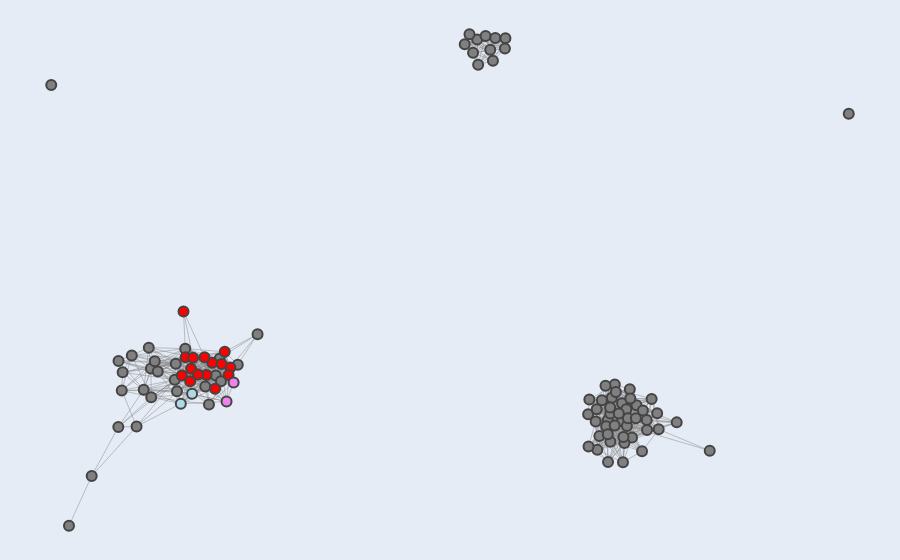

Source (notebook cell):
### Markdown cell above
## Figure F

### Code cell
# nodes to be highlighted
red_nodes = ['R03D7.2', 'bath-45', 'C04G6.6', 'C08F11.7', 'C38D9.2', 'F15D4.5', 'F41G4.7', 'F58H7.5', 'fbxb-97', 'K09H9.7', 'rnh-1.3', 
             'scrm-4', 'T02G5.4', 'timm-17B.2', 'Y48G1BM.6']
light_blue_nodes = ['C18D4.6', 'Y20F4.4'] 
violet_nodes = ['W09B7.2', 'W09B7.1']

G, pos, partition = load_graph_positions_and_clusters()

# initialize dictionary to hold node priorities
node_priorities = {}

# assign priorities based on color groups
for node in G.nodes():
    if node in violet_nodes:
        node_priorities[node] = 4
    elif node in light_blue_nodes:
        node_priorities[node] = 3
    elif node in red_nodes:
        node_priorities[node] = 2
    else:  
        node_priorities[node] = 1 
        
# sort nodes by priority
sorted_nodes = sorted(G.nodes(), key=lambda node: node_priorities[node])

# prepare edge trace
edge_x = []
edge_y = []
for edge in G.edges():
    x0, y0 = pos[edge[0]]
    x1, y1 = pos[edge[1]]
    edge_x.extend([x0, x1, None])
    edge_y.extend([y0, y1, None])
edge_trace = go.Scatter(x=edge_x, y=edge_y, line=dict(width=0.5, color='#888'), hoverinfo='none', mode='lines')

# prepare node trace
hover_texts = []
node_colors = []
for node in sorted_nodes:
    if node in violet_nodes:
        node_colors.append('violet')
    elif node in light_blue_nodes:
        node_colors.append('lightblue')
    elif node in red_nodes:
        node_colors.append('red')
    else:
        node_colors.append('gray')

hover_texts = [f"Gene: {node}<br>Cluster ID: {partition[node]}<br>Top Neighbors: {', '.join(sorted(list(G.neighbors(node)))[:10])}" for node in sorted_nodes]

# append node data
node_trace = go.Scatter(
    x=[pos[node][0] for node in sorted_nodes], 
    y=[pos[node][1] for node in sorted_nodes], 
    mode='markers', 
    hoverinfo='text',
    marker=dict(showscale=False, size=10, color=node_colors, line_width=2),
    text=hover_texts)

# create figure
fig = go.Figure(data=[edge_trace, node_trace], 
                layout=go.Layout(
                    showlegend=False,
                    hovermode='closest',
                    margin=dict(b=0, l=0, r=0, t=0),
                    xaxis=dict(showgrid=False, zeroline=False, showticklabels=False),
                    yaxis=dict(showgrid=False, zeroline=False, showticklabels=False)))

fig.show()

### Figure 1 — Plotly figure (JSON) as saved in the notebook; plotly's stock layout.template omitted (floating-point values rounded to 4 significant figures; data arrays with more than 128 entries replaced by an {"elided": "..."} marker saying what was removed)
{"data": [{"hoverinfo": "none", "line": {"color": "#888", "width": 0.5}, "mode": "lines", "type": "scatter", "x": {"elided": "2697 float values"}, "y": {"elided": "2697 float values"}}, {"hoverinfo": "text", "marker": {"color": ["gray", "gray", "gray", "gray", "gray", "gray", "gray", "gray", "gray", "gray", "gray", "gray", "gray", "gray", "gray", "gray", "gray", "gray", "gray", "gray", "gray", "gray", "gray", "gray", "gray", "gray", "gray", "gray", "gray", "gray", "gray", "gray", "gray", "gray", "gray", "gray", "gray", "gray", "gray", "gray", "gray", "gray", "gray", "gray", "gray", "gray", "gray", "gray", "gray", "gray", "gray", "gray", "gray", "gray", "gray", "gray", "gray", "gray", "gray", "gray", "gray", "gray", "gray", "gray", "gray", "gray", "gray", "gray", "gray", "gray", "gray", "gray", "gray", "gray", "gray", "gray", "gray", "gray", "gray", "gray", "gray", "red", "red", "red", "red", "red", "red", "red", "red", "red", "red", "red", "red", "red", "red", "red", "lightblue", "lightblue", "violet", "violet"], "line": {"width": 2}, "showscale": false, "size": 10}, "mode": "markers", "text": ["Gene: C55C3.3<br>Cluster ID: 1<br>Top Neighbors: C09G5.7", "Gene: ceh-20<br>Cluster ID: 0<br>Top Neighbors: C04G6.6, C08F11.7, C18D4.6, C38C3.3, C38D9.2, F40D4.13, F58H7.5, K09H9.7, R06C1.4, T02G5.4", "Gene: C09G5.7<br>Cluster ID: 1<br>Top Neighbors: C38C3.3, C55C3.3, clp-6", "Gene: C38C3.3<br>Cluster ID: 0<br>Top Neighbors: C04G6.6, C09G5.7, C18D4.6, ceh-20, clp-6, pan-1", "Gene: E01G4.5<br>Cluster ID: 2<br>Top Neighbors: F39E9.7, F39F10.4, H09G03.1, K02E2.6, W04B5.1, W04B5.2, W05H12.2, Y17D7B.4, Y37E11B.2, ZK402.3", "Gene: K02E2.6<br>Cluster ID: 2<br>Top Neighbors: E01G4.5, F39E9.7, F39F10.4, H09G03.1, W04B5.1, W04B5.2, W05H12.2, Y17D7B.4, Y37E11B.2, ZK402.3", "Gene: spe-41<br>Cluster ID: 0<br>Top Neighbors: C04G6.6, C08F11.7, C18D4.6, C38D9.2, F15D4.5, F40D4.13, F41G4.7, F58H7.5, K09H9.7, T16G12.4", "Gene: R03H10.6<br>Cluster ID: 0<br>Top Neighbors: C04G6.6, C08F11.7, F40D4.13, T20F7.1, citk-1, fbxb-97, glit-1, gly-13, lin-15B", "Gene: his-24<br>Cluster ID: 0<br>Top Neighbors: C38D9.2, F15D4.5, F41G4.7, F58H7.5, T02G5.4, T16G12.4, Y48G1BM.6, bath-45, ceh-20, fbxa-192", "Gene: F39E9.7<br>Cluster ID: 2<br>Top Neighbors: E01G4.5, F39F10.4, H09G03.1, K02E2.6, W04B5.1, W04B5.2, W05H12.2, Y17D7B.4, Y37E11B.2, ZK402.3", "Gene: F40D4.13<br>Cluster ID: 0<br>Top Neighbors: C04G6.6, C08F11.7, C38D9.2, F15D4.5, F41G4.7, F58H7.5, K09H9.7, R03D7.2, R03H10.6, T02G5.4", "Gene: fbxa-192<br>Cluster ID: 0<br>Top Neighbors: C04G6.6, T16G12.4, W06A11.4, W09B7.1, Y48G1BM.6, bath-45, ceh-20, his-24", "Gene: W04B5.1<br>Cluster ID: 2<br>Top Neighbors: E01G4.5, F39E9.7, F39F10.4, H09G03.1, K02E2.6, W04B5.2, W05H12.2, Y17D7B.4, Y37E11B.2, ZK402.3", "Gene: gly-13<br>Cluster ID: 0<br>Top Neighbors: C04G6.6, C08F11.7, F40D4.13, R03H10.6, T02G5.4, T20F7.1, W06A11.4, Y20F4.4, bath-45, ceh-20", "Gene: F39F10.4<br>Cluster ID: 2<br>Top Neighbors: E01G4.5, F39E9.7, H09G03.1, K02E2.6, W04B5.1, W04B5.2, W05H12.2, Y17D7B.4, Y37E11B.2, ZK402.3", "Gene: R06C1.4<br>Cluster ID: 0<br>Top Neighbors: C04G6.6, C18D4.6, C38D9.2, F15D4.5, K09H9.7, T02G5.4, T16G12.4, T20F7.1, W09B7.2, Y20F4.4", "Gene: pyk-1<br>Cluster ID: 3<br>Top Neighbors: cdc-48.1, eel-1", "Gene: clp-6<br>Cluster ID: 0<br>Top Neighbors: C09G5.7, C38C3.3, T02G5.4, W06A11.4, citk-1", "Gene: saeg-1<br>Cluster ID: 0<br>Top Neighbors: C04G6.6, C08F11.7, C38D9.2, F15D4.5, F41G4.7, F58H7.5, K09H9.7, T16G12.4, W09B7.1, Y20F4.4", "Gene: Y17D7B.4<br>Cluster ID: 2<br>Top Neighbors: E01G4.5, F39E9.7, F39F10.4, H09G03.1, K02E2.6, W04B5.1, W04B5.2, W05H12.2, Y37E11B.2, ZK402.3", "Gene: glit-1<br>Cluster ID: 0<br>Top Neighbors: C04G6.6, C38D9.2, F40D4.13, R03H10.6, T02G5.4, T16G12.4, T20F7.1, Y20F4.4, Y48G1BM.6, bath-45", "Gene: pan-1<br>Cluster ID: 0<br>Top Neighbors: C38C3.3, R06C1.4, T20F7.1, W06A11.4, ceh-20, citk-1, elf-1, gly-13, qdpr-1", "Gene: saeg-2<br>Cluster ID: 0<br>Top Neighbors: C04G6.6, C08F11.7, C38D9.2, F15D4.5, F40D4.13, F41G4.7, F58H7.5, K09H9.7, T02G5.4, T16G12.4", "Gene: T16G12.4<br>Cluster ID: 0<br>Top Neighbors: C04G6.6, C18D4.6, F41G4.7, F58H7.5, K09H9.7, R06C1.4, T02G5.4, W09B7.1, W09B7.2, Y20F4.4", "Gene: W04B5.2<br>Cluster ID: 2<br>Top Neighbors: E01G4.5, F39E9.7, F39F10.4, H09G03.1, K02E2.6, W04B5.1, W05H12.2, Y17D7B.4, Y37E11B.2, ZK402.3", "Gene: Y47H10A.5<br>Cluster ID: 4<br>Top Neighbors: ", "Gene: H09G03.1<br>Cluster ID: 2<br>Top Neighbors: E01G4.5, F39E9.7, F39F10.4, K02E2.6, W04B5.1, W04B5.2, W05H12.2, Y17D7B.4, Y37E11B.2, ZK402.3", "Gene: ZK402.3<br>Cluster ID: 2<br>Top Neighbors: E01G4.5, F39E9.7, F39F10.4, H09G03.1, K02E2.6, W04B5.1, W04B5.2, W05H12.2, Y17D7B.4, Y37E11B.2", "Gene: pdfr-1<br>Cluster ID: 0<br>Top Neighbors: C08F11.7, C18D4.6, F40D4.13, K09H9.7, T20F7.1, fbxb-97, glit-1, gly-13, lin-15B, rnh-1.3", "Gene: T20F7.1<br>Cluster ID: 0<br>Top Neighbors: C04G6.6, C08F11.7, F40D4.13, K09H9.7, R03H10.6, R06C1.4, T02G5.4, ceh-20, citk-1, elf-1", "Gene: lin-15B<br>Cluster ID: 0<br>Top Neighbors: R03H10.6, T20F7.1, ceh-20, citk-1, glit-1, gly-13, pdfr-1, qdpr-1", "Gene: hsp-4<br>Cluster ID: 3<br>Top Neighbors: cdc-48.1, cdk-1, cey-2, deps-1, egg-6, hil-4, hsp-1, hsp-90, ima-3, mcm-7", "Gene: W05H12.2<br>Cluster ID: 2<br>Top Neighbors: E01G4.5, F39E9.7, F39F10.4, H09G03.1, K02E2.6, W04B5.1, W04B5.2, Y17D7B.4, Y37E11B.2, ZK402.3", "Gene: par-5<br>Cluster ID: 3<br>Top Neighbors: cdc-48.1, cdk-1, cey-2, csr-1, deps-1, hrde-1, hsp-1, hsp-4, hsp-90, idh-1", "Gene: fkb-8<br>Cluster ID: 0<br>Top Neighbors: C38D9.2, F15D4.5, F41G4.7, his-24", "Gene: hrde-1<br>Cluster ID: 3<br>Top Neighbors: F34D10.4, ani-2, cdc-48.1, cdk-1, cey-2, csr-1, deps-1, eel-1, egg-6, gfat-2", "Gene: pgl-3<br>Cluster ID: 3<br>Top Neighbors: ani-2, cdc-48.1, cdk-1, cey-2, cpg-1, csr-1, daf-18, deps-1, eel-1, egg-6", "Gene: tba-2<br>Cluster ID: 3<br>Top Neighbors: ani-2, cdc-48.1, cdk-1, cey-2, csr-1, deps-1, hil-4, hmg-12, hrde-1, hsp-1", "Gene: tbb-2<br>Cluster ID: 3<br>Top Neighbors: ani-2, cdc-48.1, cdk-1, deps-1, hil-4, hsp-1, hsp-4, hsp-90, idh-1, ima-3", "Gene: W06A11.4<br>Cluster ID: 0<br>Top Neighbors: C04G6.6, C08F11.7, C18D4.6, T02G5.4, Y20F4.4, ceh-20, citk-1, clp-6, elf-1, fbxa-192", "Gene: qdpr-1<br>Cluster ID: 0<br>Top Neighbors: W06A11.4, ceh-20, elf-1, glit-1, gly-13, lin-15B, pan-1, timm-17B.2", "Gene: F34D10.4<br>Cluster ID: 3<br>Top Neighbors: cdk-1, csr-1, eel-1, hmg-12, hrde-1, mrp-4, top-2, wago-4", "Gene: Y37E11B.2<br>Cluster ID: 2<br>Top Neighbors: E01G4.5, F39E9.7, F39F10.4, H09G03.1, K02E2.6, W04B5.1, W04B5.2, W05H12.2, Y17D7B.4, ZK402.3", "Gene: vig-1<br>Cluster ID: 3<br>Top Neighbors: ani-2, cdc-48.1, cdk-1, cey-2, deps-1, hil-4, hmg-12, hrde-1, hsp-1, hsp-90", "Gene: hil-4<br>Cluster ID: 3<br>Top Neighbors: ani-1, ani-2, cdc-48.1, cdk-1, cey-2, csr-1, deps-1, hmg-12, hrde-1, hsp-1", "Gene: csr-1<br>Cluster ID: 3<br>Top Neighbors: F34D10.4, ani-2, cdc-48.1, cdk-1, cey-2, deps-1, eel-1, egg-6, hil-4, hrde-1", "Gene: citk-1<br>Cluster ID: 0<br>Top Neighbors: C04G6.6, C18D4.6, R03H10.6, R06C1.4, T16G12.4, T20F7.1, W06A11.4, Y20F4.4, ceh-20, clp-6", "Gene: deps-1<br>Cluster ID: 3<br>Top Neighbors: ani-2, cdc-48.1, cdk-1, cey-2, csr-1, eel-1, hil-4, hmg-12, hrde-1, hsp-1", "Gene: cdk-1<br>Cluster ID: 3<br>Top Neighbors: F34D10.4, ani-2, cdc-48.1, cey-2, csr-1, deps-1, eel-1, gfat-2, hil-4, hmg-12", "Gene: klp-7<br>Cluster ID: 3<br>Top Neighbors: ani-2, cdc-48.1, cdk-1, csr-1, eel-1, egg-6, hil-4, hmg-12, hrde-1, hsp-1", "Gene: hsp-90<br>Cluster ID: 3<br>Top Neighbors: ani-2, cdc-48.1, cdk-1, cey-2, csr-1, deps-1, hil-4, hmg-12, hrde-1, hsp-1", "Gene: mrp-4<br>Cluster ID: 3<br>Top Neighbors: F34D10.4, ani-2, cdc-48.1, cey-2, cpg-1, daf-18, eel-1, egg-6, gfat-2, hil-4", "Gene: cdc-48.1<br>Cluster ID: 3<br>Top Neighbors: ani-1, ani-2, cdk-1, cey-2, cpg-1, csr-1, daf-18, deps-1, eel-1, egg-6", "Gene: elf-1<br>Cluster ID: 0<br>Top Neighbors: F40D4.13, T20F7.1, W06A11.4, fbxb-97, glit-1, gly-13, pan-1, qdpr-1", "Gene: idh-1<br>Cluster ID: 3<br>Top Neighbors: ani-2, cdc-48.1, cdk-1, csr-1, deps-1, hil-4, hsp-1, hsp-90, ima-3, klp-7", "Gene: hsp-1<br>Cluster ID: 3<br>Top Neighbors: ani-2, cdc-48.1, cey-2, cpg-1, csr-1, deps-1, hil-4, hmg-12, hrde-1, hsp-4", "Gene: ani-2<br>Cluster ID: 3<br>Top Neighbors: ani-1, cdc-48.1, cdk-1, csr-1, deps-1, eel-1, hil-4, hmg-12, hrde-1, hsp-1", "Gene: eel-1<br>Cluster ID: 3<br>Top Neighbors: F34D10.4, ani-1, ani-2, cdc-48.1, cdk-1, csr-1, deps-1, egg-6, hrde-1, klp-15", "Gene: sea-2<br>Cluster ID: 5<br>Top Neighbors: ", "Gene: mcm-7<br>Cluster ID: 3<br>Top Neighbors: ani-1, ani-2, cdc-48.1, cdk-1, cey-2, cpg-1, csr-1, egg-6, gfat-2, hil-4", "Gene: ima-3<br>Cluster ID: 3<br>Top Neighbors: ani-2, cdc-48.1, cdk-1, csr-1, deps-1, hil-4, hmg-12, hrde-1, hsp-1, hsp-4", "Gene: daf-18<br>Cluster ID: 3<br>Top Neighbors: ani-1, cdc-48.1, cpg-1, egg-6, klp-15, mex-5, mrp-4, pgl-3, pod-1, puf-3", "Gene: mex-5<br>Cluster ID: 3<br>Top Neighbors: ani-1, ani-2, cdc-48.1, cey-2, cpg-1, daf-18, deps-1, egg-6, hil-4, hrde-1", "Gene: rpn-9<br>Cluster ID: 3<br>Top Neighbors: ani-1, ani-2, cdc-48.1, cdk-1, cey-2, csr-1, deps-1, eel-1, egg-6, hil-4", "Gene: cey-2<br>Cluster ID: 3<br>Top Neighbors: cdc-48.1, cdk-1, cpg-1, csr-1, deps-1, egg-6, gfat-2, hil-4, hmg-12, hrde-1", "Gene: cpg-1<br>Cluster ID: 3<br>Top Neighbors: cdc-48.1, cey-2, daf-18, egg-6, gfat-2, hsp-1, klp-15, mcm-7, mex-5, mrp-4", "Gene: wago-1<br>Cluster ID: 3<br>Top Neighbors: ani-2, cdc-48.1, cdk-1, cey-2, cpg-1, csr-1, deps-1, hil-4, hmg-12, hrde-1", "Gene: rme-2<br>Cluster ID: 3<br>Top Neighbors: ani-2, cdc-48.1, cey-2, cpg-1, daf-18, deps-1, egg-6, gfat-2, hil-4, hmg-12", "Gene: simr-1<br>Cluster ID: 3<br>Top Neighbors: ani-2, cpg-1, egg-6, gfat-2, hrde-1, klp-15, mcm-7, mrp-4, puf-3, rme-2", "Gene: set-2<br>Cluster ID: 3<br>Top Neighbors: csr-1, deps-1, eel-1, egg-6, hrde-1, ima-3, klp-7, mcm-7, mex-5, mrp-4", "Gene: mut-16<br>Cluster ID: 3<br>Top Neighbors: cey-2, csr-1, deps-1, hrde-1, hsp-4, ima-3, mcm-7, rpn-9, set-2, spd-5", "Gene: top-2<br>Cluster ID: 3<br>Top Neighbors: F34D10.4, ani-2, cdc-48.1, cdk-1, csr-1, deps-1, eel-1, egg-6, hmg-12, hrde-1", "Gene: spd-5<br>Cluster ID: 3<br>Top Neighbors: cdk-1, csr-1, deps-1, eel-1, hil-4, hmg-12, hrde-1, ima-3, klp-15, klp-7", "Gene: wago-4<br>Cluster ID: 3<br>Top Neighbors: F34D10.4, cdc-48.1, cey-2, csr-1, deps-1, eel-1, egg-6, hrde-1, ima-3, klp-15", "Gene: egg-6<br>Cluster ID: 3<br>Top Neighbors: cdc-48.1, cey-2, cpg-1, csr-1, daf-18, eel-1, gfat-2, hmg-12, hrde-1, hsp-4", "Gene: puf-3<br>Cluster ID: 3<br>Top Neighbors: ani-1, ani-2, cdc-48.1, cdk-1, cey-2, cpg-1, daf-18, egg-6, gfat-2, hil-4", "Gene: gfat-2<br>Cluster ID: 3<br>Top Neighbors: cdc-48.1, cdk-1, cey-2, cpg-1, egg-6, hrde-1, klp-15, mcm-7, mrp-4, pgl-3", "Gene: ani-1<br>Cluster ID: 3<br>Top Neighbors: ani-2, cdc-48.1, daf-18, eel-1, hil-4, mcm-7, mex-5, pod-1, puf-3, rpn-9", "Gene: pod-1<br>Cluster ID: 3<br>Top Neighbors: ani-1, ani-2, cdc-48.1, cdk-1, cey-2, cpg-1, csr-1, daf-18, eel-1, egg-6", "Gene: klp-15<br>Cluster ID: 3<br>Top Neighbors: cdc-48.1, cdk-1, cey-2, cpg-1, daf-18, eel-1, egg-6, gfat-2, hil-4, hmg-12", "Gene: hmg-12<br>Cluster ID: 3<br>Top Neighbors: F34D10.4, ani-2, cdc-48.1, cdk-1, cey-2, deps-1, egg-6, hil-4, hrde-1, hsp-1", "Gene: timm-17B.2<br>Cluster ID: 0<br>Top Neighbors: C04G6.6, C08F11.7, C38D9.2, F40D4.13, F41G4.7, F58H7.5, K09H9.7, T02G5.4, T20F7.1, bath-45", "Gene: C38D9.2<br>Cluster ID: 0<br>Top Neighbors: C04G6.6, C08F11.7, F15D4.5, F40D4.13, F41G4.7, F58H7.5, K09H9.7, R06C1.4, T02G5.4, W09B7.1", "Gene: C08F11.7<br>Cluster ID: 0<br>Top Neighbors: C04G6.6, C18D4.6, C38D9.2, F15D4.5, F40D4.13, F41G4.7, F58H7.5, K09H9.7, R03H10.6, T02G5.4", "Gene: T02G5.4<br>Cluster ID: 0<br>Top Neighbors: C04G6.6, C08F11.7, C38D9.2, F40D4.13, F41G4.7, K09H9.7, R06C1.4, T16G12.4, T20F7.1, W06A11.4", "Gene: F15D4.5<br>Cluster ID: 0<br>Top Neighbors: C04G6.6, C08F11.7, C38D9.2, F40D4.13, F41G4.7, F58H7.5, K09H9.7, R06C1.4, W09B7.1, W09B7.2", "Gene: rnh-1.3<br>Cluster ID: 0<br>Top Neighbors: C04G6.6, C08F11.7, C18D4.6, C38D9.2, F15D4.5, F40D4.13, F41G4.7, F58H7.5, K09H9.7, R06C1.4", "Gene: C04G6.6<br>Cluster ID: 0<br>Top Neighbors: C08F11.7, C18D4.6, C38C3.3, C38D9.2, F15D4.5, F40D4.13, F41G4.7, F58H7.5, K09H9.7, R03H10.6", "Gene: K09H9.7<br>Cluster ID: 0<br>Top Neighbors: C04G6.6, C08F11.7, C18D4.6, C38D9.2, F15D4.5, F40D4.13, F58H7.5, R06C1.4, T02G5.4, T16G12.4", "Gene: bath-45<br>Cluster ID: 0<br>Top Neighbors: C04G6.6, C08F11.7, C38D9.2, F15D4.5, F40D4.13, F41G4.7, F58H7.5, K09H9.7, R03D7.2, T02G5.4", "Gene: Y48G1BM.6<br>Cluster ID: 0<br>Top Neighbors: C04G6.6, C08F11.7, C38D9.2, F15D4.5, F41G4.7, F58H7.5, K09H9.7, T02G5.4, T16G12.4, W09B7.1", "Gene: fbxb-97<br>Cluster ID: 0<br>Top Neighbors: C04G6.6, C08F11.7, C38D9.2, F15D4.5, F40D4.13, F41G4.7, F58H7.5, K09H9.7, R03D7.2, R03H10.6", "Gene: F58H7.5<br>Cluster ID: 0<br>Top Neighbors: C04G6.6, C08F11.7, C38D9.2, F15D4.5, F40D4.13, F41G4.7, K09H9.7, T16G12.4, W09B7.1, Y48G1BM.6", "Gene: F41G4.7<br>Cluster ID: 0<br>Top Neighbors: C04G6.6, C08F11.7, C38D9.2, F15D4.5, F40D4.13, F58H7.5, T02G5.4, T16G12.4, W09B7.1, Y48G1BM.6", "Gene: scrm-4<br>Cluster ID: 0<br>Top Neighbors: C04G6.6, C08F11.7, C18D4.6, C38D9.2, F15D4.5, F58H7.5, K09H9.7, T16G12.4, Y48G1BM.6, bath-45", "Gene: R03D7.2<br>Cluster ID: 0<br>Top Neighbors: F40D4.13, bath-45, fbxb-97", "Gene: C18D4.6<br>Cluster ID: 0<br>Top Neighbors: C04G6.6, C08F11.7, C38C3.3, K09H9.7, R06C1.4, T16G12.4, W06A11.4, W09B7.2, Y20F4.4, ceh-20", "Gene: Y20F4.4<br>Cluster ID: 0<br>Top Neighbors: C04G6.6, C08F11.7, C18D4.6, C38D9.2, F15D4.5, K09H9.7, R06C1.4, T16G12.4, W06A11.4, W09B7.1", "Gene: W09B7.2<br>Cluster ID: 0<br>Top Neighbors: C04G6.6, C18D4.6, F15D4.5, R06C1.4, T16G12.4, W09B7.1, Y20F4.4, rnh-1.3, saeg-2, spe-41", "Gene: W09B7.1<br>Cluster ID: 0<br>Top Neighbors: C04G6.6, C08F11.7, C38D9.2, F15D4.5, F41G4.7, F58H7.5, K09H9.7, T16G12.4, W09B7.2, Y20F4.4"], "type": "scatter", "x": [-0.7783, -0.5371, -0.7265, -0.6242, 0.1548, 0.1432, -0.4435, -0.5963, -0.3933, 0.1526, -0.5132, -0.459, 0.1351, -0.5914, 0.1242, -0.532, 0.683, -0.6658, -0.4317, 0.1718, -0.5348, -0.6579, -0.4347, -0.4674, 0.1939, -0.8187, 0.2171, 0.1885, -0.5759, -0.5827, -0.6653, 0.4057, 0.2159, 0.4085, -0.3482, 0.4827, 0.4504, 0.4597, 0.4665, -0.5908, -0.6559, 0.6076, 0.1825, 0.4689, 0.4562, 0.516, -0.6079, 0.483, 0.4928, 0.5305, 0.4371, 0.5058, 0.4941, -0.635, 0.5007, 0.4252, 0.4963, 0.5666, 1, 0.4467, 0.502, 0.4851, 0.4564, 0.4756, 0.4228, 0.4266, 0.4558, 0.4313, 0.451, 0.5631, 0.4453, 0.5393, 0.5505, 0.5399, 0.4884, 0.4504, 0.4066, 0.5285, 0.4662, 0.4862, 0.5146, -0.5124, -0.4516, -0.4999, -0.5208, -0.4102, -0.4645, -0.502, -0.484, -0.4692, -0.4142, -0.4954, -0.4302, -0.423, -0.445, -0.5171, -0.5232, -0.4976, -0.4189, -0.4028], "y": [-0.5198, -0.07573, -0.3684, -0.2177, 0.883, 0.9192, -0.06265, 0.02216, -0.02997, 0.9595, 0.01906, -0.1507, 0.9757, -0.04163, 0.9455, -0.1103, -0.2914, -0.2194, -0.0799, 0.9705, -0.02675, -0.1081, -0.01176, -0.09579, 0.9645, 0.8217, 0.9632, 0.895, -0.05063, -0.01947, -0.01819, -0.1809, 0.9326, -0.1358, 0.06309, -0.2015, -0.1978, -0.1302, -0.0902, -0.1286, -0.05278, -0.2053, 0.9287, -0.1129, -0.1785, -0.1532, -0.1059, -0.1468, -0.1654, -0.1692, -0.1378, -0.2513, -0.2164, -0.001604, -0.1048, -0.1653, -0.193, -0.2264, 0.7342, -0.2171, -0.1329, -0.3268, -0.2639, -0.178, -0.2027, -0.2889, -0.1602, -0.2467, -0.3259, -0.1777, -0.09384, -0.1984, -0.1341, -0.2282, -0.2679, -0.2414, -0.2788, -0.2931, -0.2148, -0.25, -0.1926, -0.007039, -0.02413, -0.04214, -0.06297, -0.03851, -0.06098, -0.08002, -0.05926, -0.007268, -0.06095, -0.00858, -0.02795, 0.009446, -0.1026, 0.1321, -0.1484, -0.1185, -0.1419, -0.08416]}], "layout": {"hovermode": "closest", "margin": {"b": 0, "l": 0, "r": 0, "t": 0}, "showlegend": false, "xaxis": {"showgrid": false, "showticklabels": false, "zeroline": false}, "yaxis": {"showgrid": false, "showticklabels": false, "zeroline": false}}}
